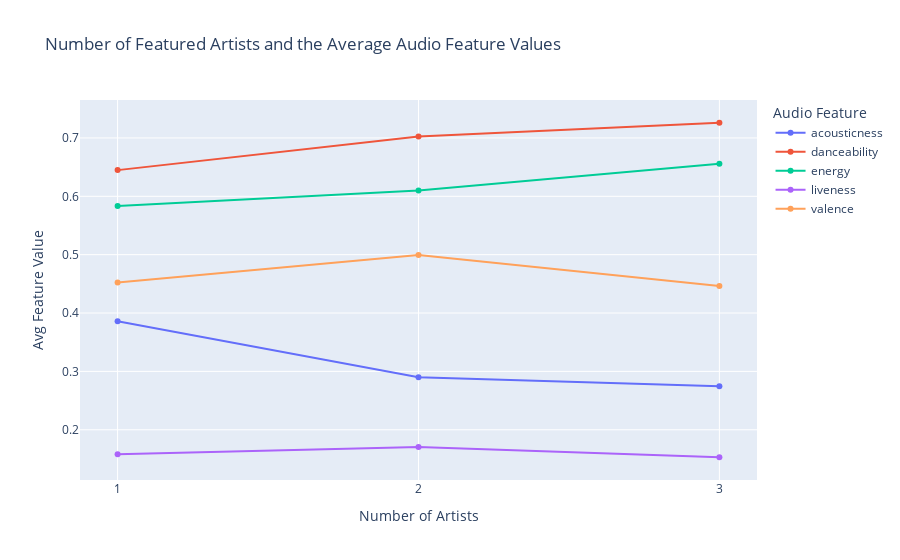

Here is the notebook cell this chart was saved with:
### Code cell
# Scatter plot of number of artists and the audio features
fig = px.line(low_audio_feat, x=x_axis, y=low_audio_feat.columns, markers=True,
    labels={'num_artists':'Number of Artists', 'value': 'Avg Feature Value', 'variable': 'Audio Feature'},
    title = 'Number of Featured Artists and the Average Audio Feature Values')
fig.update_xaxes(type='category')

fig.show()

### Figure 1 — Plotly figure (JSON) as saved in the notebook; plotly's stock layout.template omitted (floating-point values rounded to 4 significant figures)
{"data": [{"hovertemplate": "Audio Feature=acousticness<br>Number of Artists=%{x}<br>Avg Feature Value=%{y}<extra></extra>", "legendgroup": "acousticness", "line": {"color": "#636efa", "dash": "solid"}, "marker": {"symbol": "circle"}, "mode": "lines+markers", "name": "acousticness", "orientation": "v", "showlegend": true, "type": "scatter", "x": [1, 2, 3], "xaxis": "x", "y": [0.3857, 0.29, 0.2747], "yaxis": "y"}, {"hovertemplate": "Audio Feature=danceability<br>Number of Artists=%{x}<br>Avg Feature Value=%{y}<extra></extra>", "legendgroup": "danceability", "line": {"color": "#EF553B", "dash": "solid"}, "marker": {"symbol": "circle"}, "mode": "lines+markers", "name": "danceability", "orientation": "v", "showlegend": true, "type": "scatter", "x": [1, 2, 3], "xaxis": "x", "y": [0.6449, 0.7026, 0.7261], "yaxis": "y"}, {"hovertemplate": "Audio Feature=energy<br>Number of Artists=%{x}<br>Avg Feature Value=%{y}<extra></extra>", "legendgroup": "energy", "line": {"color": "#00cc96", "dash": "solid"}, "marker": {"symbol": "circle"}, "mode": "lines+markers", "name": "energy", "orientation": "v", "showlegend": true, "type": "scatter", "x": [1, 2, 3], "xaxis": "x", "y": [0.5833, 0.6099, 0.6557], "yaxis": "y"}, {"hovertemplate": "Audio Feature=liveness<br>Number of Artists=%{x}<br>Avg Feature Value=%{y}<extra></extra>", "legendgroup": "liveness", "line": {"color": "#ab63fa", "dash": "solid"}, "marker": {"symbol": "circle"}, "mode": "lines+markers", "name": "liveness", "orientation": "v", "showlegend": true, "type": "scatter", "x": [1, 2, 3], "xaxis": "x", "y": [0.1579, 0.1703, 0.1529], "yaxis": "y"}, {"hovertemplate": "Audio Feature=valence<br>Number of Artists=%{x}<br>Avg Feature Value=%{y}<extra></extra>", "legendgroup": "valence", "line": {"color": "#FFA15A", "dash": "solid"}, "marker": {"symbol": "circle"}, "mode": "lines+markers", "name": "valence", "orientation": "v", "showlegend": true, "type": "scatter", "x": [1, 2, 3], "xaxis": "x", "y": [0.4522, 0.4994, 0.4462], "yaxis": "y"}], "layout": {"legend": {"title": {"text": "Audio Feature"}, "tracegroupgap": 0}, "title": {"text": "Number of Featured Artists and the Average Audio Feature Values"}, "xaxis": {"anchor": "y", "domain": [0, 1], "title": {"text": "Number of Artists"}, "type": "category"}, "yaxis": {"anchor": "x", "domain": [0, 1], "title": {"text": "Avg Feature Value"}}}}
